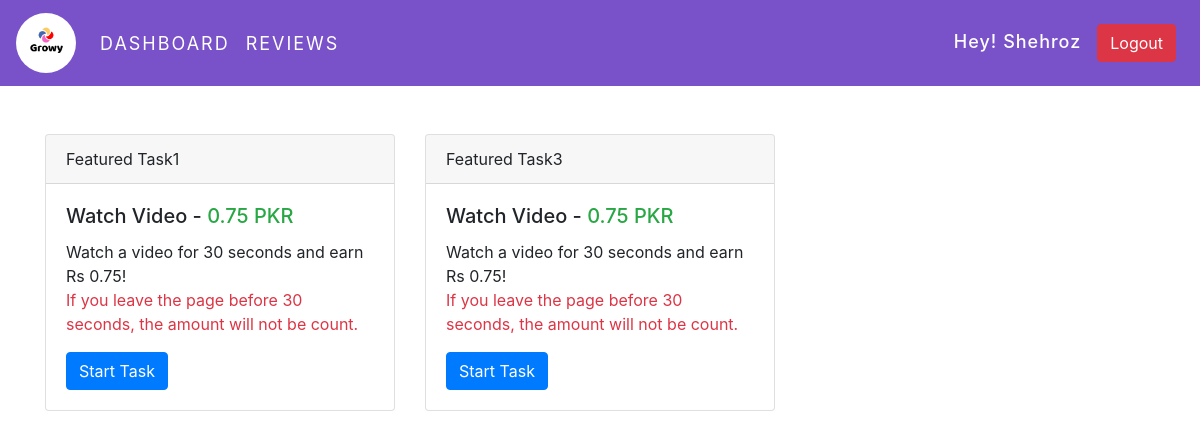
Page /videos (signed in) on the committed database.
### service/models.py (models this page shows, shortened)
class User(AbstractUser):
    Is_worker = models.BooleanField('Is worker', default=False, blank=True)
    Is_client = models.BooleanField('Is client', default=False, blank=True)

class AssignOrder(models.Model):
    assign_id = models.AutoField(primary_key=True)
    order = models.ForeignKey(Order,on_delete=models.CASCADE)
    assign_at = models.DateTimeField(auto_now_add=True)
    reciept = models.CharField(max_length=30, choices=choice_receipt)
    video = EmbedVideoField(blank=True)
    url = models.URLField(max_length=500, blank=True)
    def link(self):
        if(self.reciept == "VID101"):
            vidUrl = self.video + "?t=80&autoplay=1&mute=1";
            return vidUrl
        elif (self.reciept != "VID101"):
            old = EmptyFieldListFilter
            return old

### service/views.py (the view, shortened to what this page needs)
# urls.py: path('videos',views.watch_videos, name='videos'),
@login_required(login_url='account_login')
def watch_videos(request):
    if  request.user.is_authenticated:
        if request.user.Is_worker:
            get_id = User.objects.filter(id=request.user.id)
            if len(get_id)>0:
                data = User.objects.get(id=request.user.id)
                videos = AssignOrder.objects.filter(reciept = "VID101")
                form = RobotConfirmationForm()
            context = {'data':data,'videos':videos,'form':form}
            return render(request,'watch_videos.html',context)
        elif request.user.Is_client:
            return HttpResponseRedirect('cpanel')

### templates/watch_videos.html (shortened to what this page needs)
{% extends 'user_base.html' %} {% load static %} {% block Utitle %}Watch Videos{% endblock Utitle %}  {% block content %}
<div class="container">
    <div class="row mt-5">
        {% for v in videos %}
        <div class="col-lg-4" id="main_cont">
            <div class="card">
                <div class="card-header">
                    Featured Task{{v.assign_id}}
                </div>
                <div class="card-body">
                    <h5 class="card-title">Watch Video - <span class="text-success">0.75 PKR</span> </h5>
                    <p class="card-text">Watch a video for 30 seconds and earn Rs 0.75!
                        <br/><span class="text-danger">If you leave the page before 30 seconds, the amount will not be count.</span></p>
                    <div class="section1">
                        <button type="button" data-backdrop="static" class="btn btn-primary callTimer" onclick="runTimer()" data-toggle="modal" data-target="#m">Start Task</button>
                    </div>
                </div>
            </div>
        </div>
        {% endfor %}
    </div>
</div>
{% endblock content %}

### templates/user_base.html (shortened to what this page needs)
{% load static %}
<!doctype html>
<html lang="en">
  <head>
    <link rel="stylesheet" href="https://stackpath.bootstrapcdn.com/bootstrap/4.3.1/css/bootstrap.min.css">
    <link rel="stylesheet" href="https://pro.fontawesome.com/releases/v5.10.0/css/all.css"/>
    <link href="https://vjs.zencdn.net/7.14.3/video-js.css" rel="stylesheet" />
    <link rel="stylesheet" href="{% static 'style.css' %}">
  </head>
  <body>
      <nav class="navbar navbar-expand-md" style="background-color: #7951c9;">
        <a class="navbar-brand" href="{% url 'user_panel' %}"><img src="{% static 'Img/logo.png' %}" class="img-responsive" alt="logo" width="60px"
        style=" border-radius: 50%;"></a>
        <div class="collapse navbar-collapse" id="collapsibleNavId">
            <ul class="navbar-nav mr-auto mt-2 mt-lg-0">
                <li class="nav-item active">
                    <a class="nav-link" href="{% url 'user_panel' %}">Dashboard</a>
                </li>
                <li class="nav-item">
                    <a class="nav-link" href="{% url 'reviews' %}">Reviews</a>
                </li>
            </ul>
            <form class="form-inline my-2 my-lg-0">
                <h4 class="mr-3 hello_user">Hey! {{request.user}} </h4>
                <a href="{% url 'logout' %}" class="btn btn-danger my-2 mr-2 my-sm-0">Logout</a>
            </form>
        </div>
    </nav>
    {% block content %}
    {% endblock content %}
  </body>
</html>

### static/style.css (style rules this page uses)
:root { --color: #7951c9; --white: #ffffff; --cap: capitalize; --up: uppercase; --light: #F2ECFF; --bold: bold; --font: 18px; --space: 2px; }
.navbar-nav li a, .navbar-brand { color: var(--white); font-size: var(--font); text-transform: var(--cap); letter-spacing: var(--space); text-transform: uppercase; }

### rows in the picture
User: user "Shehroz"
AssignOrder: assign_id "1"
AssignOrder: assign_id "3"
